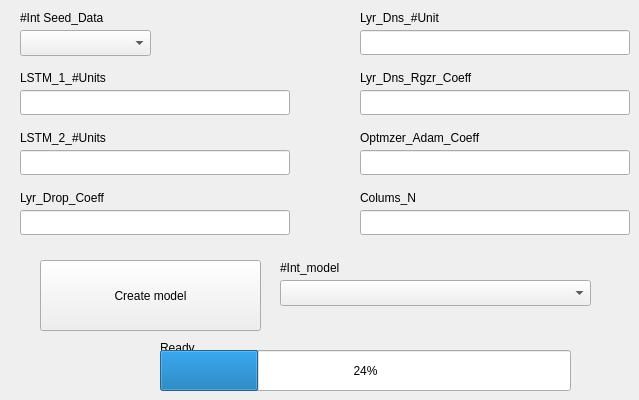
    <widget class="QWidget" name="ModCrtion">
     <attribute name="title">
      <string>Model Creation</string>
     </attribute>
     <widget class="QLabel" name="label_14">
      <property name="geometry">
       <rect>
        <x>160</x>
        <y>340</y>
        <width>60</width>
        <height>16</height>
       </rect>
      </property>
      <property name="text">
       <string>Ready</string>
      </property>
     </widget>
     <widget class="QProgressBar" name="DaMa_LoadBar_UpdateData_2">
      <property name="geometry">
       <rect>
        <x>160</x>
        <y>350</y>
        <width>411</width>
        <height>41</height>
       </rect>
      </property>
      <property name="value">
       <number>24</number>
      </property>
     </widget>
     <widget class="QLineEdit" name="Model_C_txtLine_LSTM1">
      <property name="geometry">
       <rect>
        <x>20</x>
        <y>90</y>
        <width>270</width>
        <height>25</height>
       </rect>
      </property>
     </widget>
     <widget class="QLineEdit" name="Model_C_txtLine_LSTM2">
      <property name="geometry">
       <rect>
        <x>20</x>
        <y>150</y>
        <width>270</width>
        <height>25</height>
       </rect>
      </property>
     </widget>
     <widget class="QPushButton" name="DaMa_btn_Update_2">
      <property name="geometry">
       <rect>
        <x>40</x>
        <y>260</y>
        <width>221</width>
        <height>71</height>
       </rect>
      </property>
      <property name="text">
       <string>Create model</string>
      </property>
     </widget>
     <widget class="QLabel" name="Model_C_LBL_Int_Seed_Data">
      <property name="geometry">
       <rect>
        <x>20</x>
        <y>10</y>
        <width>181</width>
        <height>16</height>
       </rect>
      </property>
      <property name="text">
       <string>#Int Seed_Data</string>
      </property>
     </widget>
     <widget class="QLineEdit" name="Model_C_txtLine_Lyr_Dns">
      <property name="geometry">
       <rect>
        <x>360</x>
        <y>30</y>
        <width>270</width>
        <height>25</height>
       </rect>
      </property>
     </widget>
     <widget class="QLineEdit" name="Model_C_Lyr_Dn_Rgzr">
      <property name="geometry">
       <rect>
        <x>360</x>
        <y>90</y>
        <width>270</width>
        <height>25</height>
       </rect>
      </property>
     </widget>
     <widget class="QLineEdit" name="Model_C_txtLine_OptAdam_Co">
      <property name="geometry">
       <rect>
        <x>360</x>
        <y>150</y>
        <width>270</width>
        <height>25</height>
       </rect>
      </property>
     </widget>
     <widget class="QLineEdit" name="Model_C_txtLine_Colums">
      <property name="geometry">
       <rect>
        <x>360</x>
        <y>210</y>
        <width>270</width>
        <height>25</height>
       </rect>
      </property>
     </widget>
     <widget class="QLineEdit" name="Model_C_txtLine_LryDCoeff">
      <property name="geometry">
       <rect>
        <x>20</x>
        <y>210</y>
        <width>270</width>
        <height>25</height>
       </rect>
      </property>
     </widget>
     <widget class="QLabel" name="Model_C_LBL_LSTM1">
      <property name="geometry">
       <rect>
        <x>20</x>
        <y>70</y>
        <width>180</width>
        <height>16</height>
       </rect>
      </property>
      <property name="text">
       <string>LSTM_1_#Units</string>
      </property>
     </widget>
     <widget class="QLabel" name="Model_C_LBL_LSTM2">
      <property name="geometry">
       <rect>
        <x>20</x>
        <y>130</y>
        <width>180</width>
        <height>16</height>
       </rect>
      </property>
      <property name="text">
       <string>LSTM_2_#Units</string>
      </property>
     </widget>
     <widget class="QLabel" name="Model_C_LBL_LryDCoeff">
      <property name="geometry">
       <rect>
        <x>20</x>
        <y>190</y>
        <width>180</width>
        <height>16</height>
       </rect>
      </property>
      <property name="text">
       <string>Lyr_Drop_Coeff</string>
      </property>
     </widget>
     <widget class="QLabel" name="Model_C_LBL_Lyr_Dns">
      <property name="geometry">
       <rect>
        <x>360</x>
        <y>10</y>
        <width>180</width>
        <height>16</height>
       </rect>
      </property>
      <property name="text">
       <string>Lyr_Dns_#Unit</string>
      </property>
     </widget>
     <widget class="QLabel" name="Model_C_LBL_Lyr_Dn_Rgzr">
      <property name="geometry">
       <rect>
        <x>360</x>
        <y>70</y>
        <width>180</width>
        <height>16</height>
       </rect>
      </property>
      <property name="text">
       <string>Lyr_Dns_Rgzr_Coeff</string>
      </property>
     </widget>
     <widget class="QLabel" name="Model_C_LBL_OptAdam_Co">
      <property name="geometry">
       <rect>
        <x>360</x>
        <y>130</y>
        <width>180</width>
        <height>16</height>
       </rect>
      </property>
      <property name="text">
       <string>Optmzer_Adam_Coeff</string>
      </property>
     </widget>
     <widget class="QLabel" name="Model_C_LBL_Colums">
      <property name="geometry">
       <rect>
        <x>360</x>
        <y>190</y>
        <width>180</width>
        <height>16</height>
       </rect>
      </property>
      <property name="text">
       <string>Colums_N</string>
      </property>
     </widget>
     <widget class="QLabel" name="Model_C_LBL_Int_Model">
      <property name="geometry">
       <rect>
        <x>280</x>
        <y>260</y>
        <width>180</width>
        <height>16</height>
       </rect>
      </property>
      <property name="text">
       <string>#Int_model</string>
      </property>
     </widget>
     <widget class="QComboBox" name="Model_C_ComBox_Int_Seed_Data">
      <property name="geometry">
       <rect>
        <x>20</x>
        <y>30</y>
        <width>131</width>
        <height>26</height>
       </rect>
      </property>
     </widget>
     <widget class="QComboBox" name="Model_C_ComBox_Int_Model">
      <property name="geometry">
       <rect>
        <x>280</x>
        <y>280</y>
        <width>311</width>
        <height>26</height>
       </rect>
      </property>
     </widget>
    </widget>
